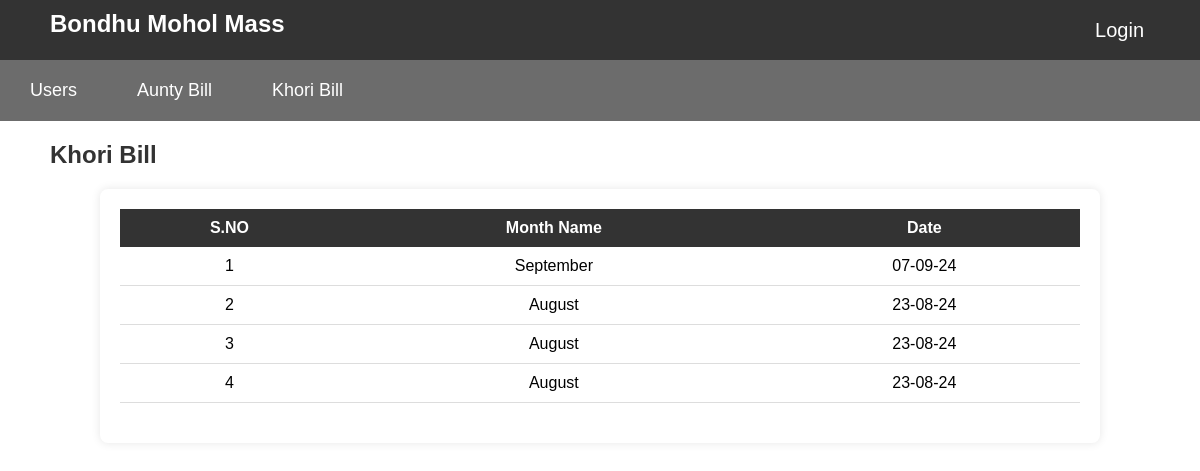
Screenshot of /khori_bill.php with the database file from the repository.
### tables this page shows
CREATE TABLE `khori_bill_month` (
  `id` int NOT NULL,
  `month_name` varchar(11) NOT NULL,
  `date` varchar(11) NOT NULL,
  `time` varchar(11) NOT NULL
);

### khori_bill.php (the view, shortened to what this page needs)
<?php
    include './master/header.php';
    include "./admin/config/config.php"
?>
<!DOCTYPE html>
<html lang="en">
<head>
</head>
<body>
    <div class="header">
        <h1>Khori Bill</h1>
    </div>
    <?php
        $view_month = "SELECT * FROM khori_bill_month ORDER BY id DESC";
        $result = mysqli_query($conn,$view_month);
        if(mysqli_num_rows($result) > 0){
    ?>
    <div class="category-container">
        <table class="category-table">
            <thead class="category-header">
                <tr class="category-header-row">
                    <th class="category-header-cell category-s-no">S.NO</th>
                    <th class="category-header-cell category-name">Month Name</th>
                    <th class="category-header-cell category-name">Date</th>
                </tr>
            </thead>
            <tbody class="category-body">
                <?php
                    $count = 1;
                    while($month = mysqli_fetch_assoc($result)){
                ?>
                <tr class="category-body-row" onclick="window.location.href='view_khori_bill_member.php?viewid=<?= $month['id'];?>&month=<?= $month['month_name'];?>'" >
                    <td class="category-body-cell category-s-no"><?= $count++;?></td>
                    <td class="category-body-cell category-s-no"><?php echo $month['month_name'];?></td>
                    <td class="category-body-cell category-s-no"><?php echo $month['date'];?></td>
                </tr>
                <?php }?>
            </tbody>
        </table>
    </div>
    <?php   }?>
</body>
</html>

### css/style.css (style rules this page uses)
body { margin: 0; font-family: Arial, sans-serif; }
.header { display: flex; justify-content: space-between; align-items: center; margin:20px 50px; }
h1 { font-size: 24px; margin: 0; color: #333; }
.category-container { max-width: 80%; margin: 0 auto; padding: 20px; background-color: white; box-shadow: 0 0 10px rgba(0, 0, 0, 0.1); border-radius: 8px; }
.category-table { width: 100%; border-collapse: collapse; margin-bottom: 20px; text-align: center; }
.category-header tr th { background-color: #333; color: white; padding: 10px; }
.category-body tr td { padding: 10px; border-bottom: 1px solid #ddd; }

### rows the page displays
khori_bill_month: month_name "September", date "07-09-24"
khori_bill_month: month_name "August", date "23-08-24"
khori_bill_month: month_name "August", date "23-08-24"
khori_bill_month: month_name "August", date "23-08-24"
